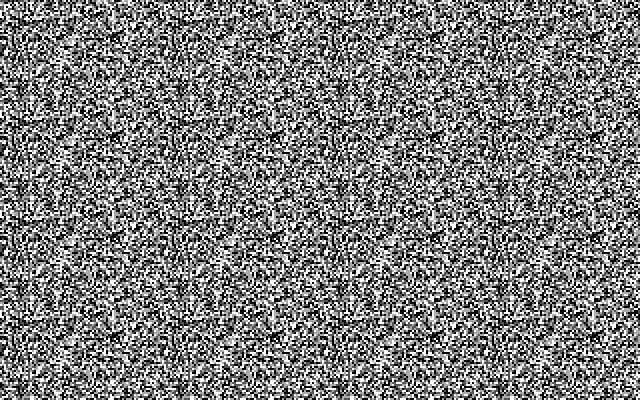
%> input picture 4RandDot0.png, 1280 x 800 px (shown at 1/2 size)
$ octave GenerateColorMap.m   (GNU Octave 9; MATLAB toolbox functions it lacks are replaced by stand-ins)
%> lines starting %> are read from the running program, lines starting %| are printed output that depends on the picture
rand_dot_mat = imread('4RandDot0.png');
%> rand_dot_mat is the input picture: size 800x1280 uint8; min 0, max 255, mean 126.8
rand_dot_mat = double(rand_dot_mat) / 255.0;
%> rand_dot_mat: size 800x1280 double
color_0_mat = ones(size(rand_dot_mat)) * 0;
color_1_mat = ones(size(rand_dot_mat)) * 0.33;
color_2_mat = ones(size(rand_dot_mat)) * 0.67;
color_3_mat = ones(size(rand_dot_mat)) * 1.0;

imwrite(color_0_mat, 'ColorDot0.png');
imwrite(color_1_mat, 'ColorDot1.png');
imwrite(color_2_mat, 'ColorDot2.png');
imwrite(color_3_mat, 'ColorDot3.png');

rand_dot_mat1 = zeros(size(rand_dot_mat));
rand_dot_mat2 = zeros(size(rand_dot_mat));
rand_dot_mat3 = zeros(size(rand_dot_mat));
for h = 1:800
    for w = 1:1280
        if abs(rand_dot_mat(h, w)) < 0.03
            rand_dot_mat1(h, w) = 0.33;
            rand_dot_mat2(h, w) = 0.67;
            rand_dot_mat3(h, w) = 1.0;
        elseif abs(rand_dot_mat(h, w) - 0.33) < 0.03
            rand_dot_mat1(h, w) = 0.67;
            rand_dot_mat2(h, w) = 1.0;
            rand_dot_mat3(h, w) = 0;
        elseif abs(rand_dot_mat(h, w) - 0.67) < 0.03
            rand_dot_mat1(h, w) = 1.0;
            rand_dot_mat2(h, w) = 0;
            rand_dot_mat3(h, w) = 0.33;
        elseif abs(rand_dot_mat(h, w) - 1.0) < 0.03
            rand_dot_mat1(h, w) = 0;
            rand_dot_mat2(h, w) = 0.33;
            rand_dot_mat3(h, w) = 0.67;
        end
    end
end
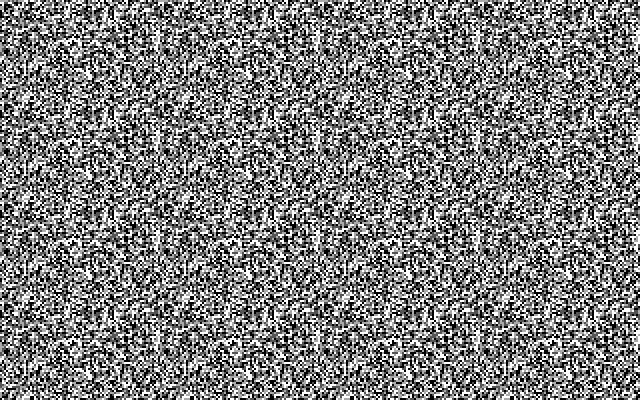
%> rand_dot_mat1: size 800x1280 double (shown at 1/2 size); min 0, max 1, mean 0.5
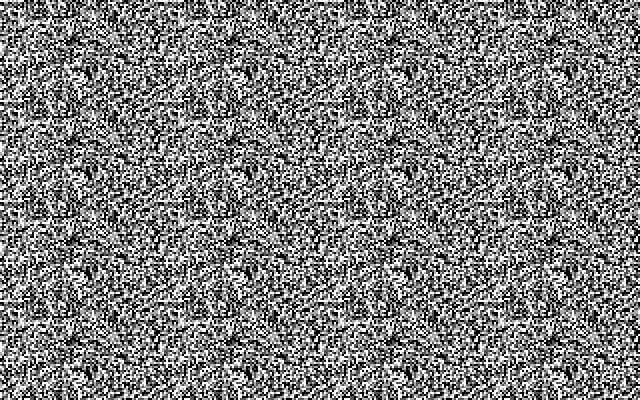
%> rand_dot_mat2: size 800x1280 double (shown at 1/2 size); min 0, max 1, mean 0.502
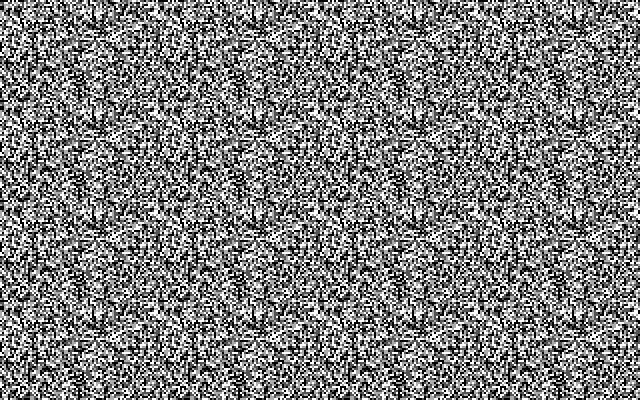
%> rand_dot_mat3: size 800x1280 double (shown at 1/2 size); min 0, max 1, mean 0.501
imwrite(rand_dot_mat1, '4RandDot1.png');
imwrite(rand_dot_mat2, '4RandDot2.png');
imwrite(rand_dot_mat3, '4RandDot3.png');
